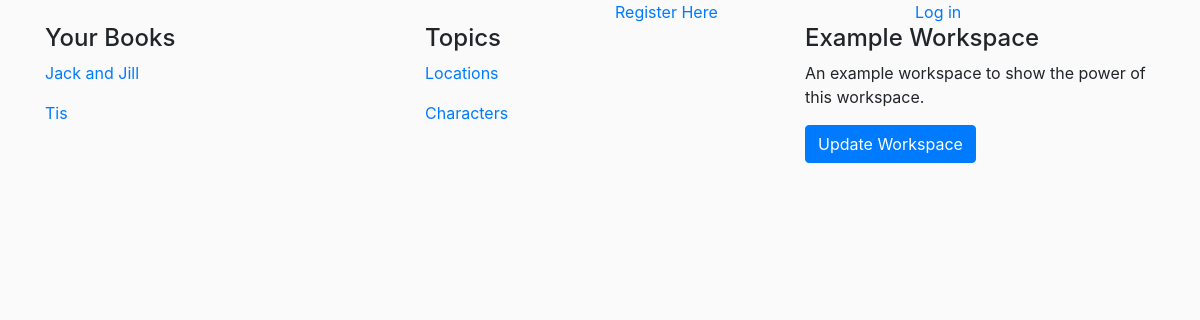
The page /workspaces/workspace/1/ on the database as committed earlier.
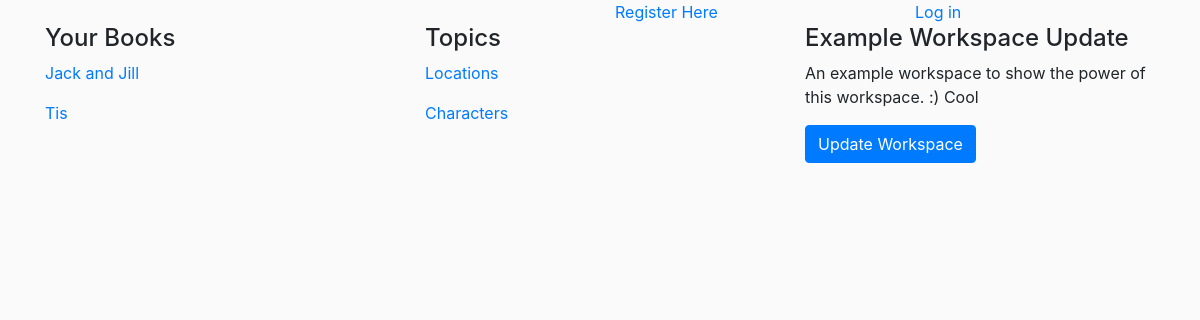
The same page on the database as committed later.
### working/models.py (models this page shows)
class Book(models.Model):
    workspace = models.ForeignKey(Workspace, related_name="books")
    title = models.CharField(max_length=200, blank=False)
    blurb = models.TextField(max_length=140, blank=True)
    def __str__(self):
        return self.title

class Topic(models.Model):
    workspace = models.ForeignKey(Workspace, related_name="topic")
    shorthand = models.CharField(max_length=3, blank=True)
    name = models.CharField(max_length=140, blank=False)
    blurb = models.TextField(max_length=140, blank=True)
    def __str__(self):
        return self.name

class Workspace(models.Model):
    publisheradmin = models.ForeignKey(User)
    name = models.CharField(max_length=140, blank=False)
    blurb = models.TextField(max_length=140, blank=True)
    def __str__(self):
        return self.name

### working/views.py (the view)
# urls.py: url(r'^workspace/(\d+)/$', workspace, name="workspace"),
def workspace(request, id):
    if request.method =="POST":
        ws = get_object_or_404(Workspace, pk=id)
        ws.name = request.POST.get('name')
        ws.blurb = request.POST.get('blurb')
        ws.save()
    content = get_object_or_404(Workspace, pk=id)
    wsform = WorkspaceForm(instance=content)
    form = BookForm()
    return render(request, "workspace.html", {"content":content, "form": form, "wsform": wsform})

### working/templates/workspace.html (shortened to what this page needs)
{% extends "base.html" %}
{% load bootstrap_tags %}
{% block content %}
<div class="container">
    <div class="row">
        <div class="col-sm-4">
            <h4>Your Books</h4>
            {% for book in content.books.all %}
            <a href="{% url 'book' content.id book.id %}"><p>{{ book }}</p></a>
            {% endfor %}
        </div>
        <div class="col-sm-4">
            <h4>Topics</h4>
            {% for t in content.topic.all %}
            <a href=""><p>{{ t }}</p></a>
            {% endfor %}
        </div>
        <div class="col-sm-4">
            <h4>{{ content }}</h4>
            <p>{{ content.blurb }}</p>
            <button type="button" class="btn btn-primary" data-toggle="modal" data-target="#exampleModal">
            Update Workspace
            </button>
        </div>
    </div>
</div>
{% endblock %}

### home/templates/base.html (shortened to what this page needs)
<!DOCTYPE html>
<html lang="en">
<head>
    <link rel="stylesheet" href="https://stackpath.bootstrapcdn.com/bootstrap/4.3.1/css/bootstrap.min.css">
    {% load static %}
    <link rel="stylesheet" href="{% static 'css/style.css' %}">
</head>
<body>
    <div class="container-fluid">
        <div class="row">
            <div class="col-sm-3">
            </div>
            <div class="col-sm-3">
            </div>
            <div class="col-sm-3">
                {% if user.is_authenticated %}
                {% else %}
                <a href="{% url 'register' %}">Register Here</a>
                {% endif %}
            </div>
            <div class="col-sm-3">
                {% if user.is_authenticated %}
                <a href="{% url 'logout' %}">
                <h4>Log Out</h4>
                </a>
                {% else %}
                <a href="{% url 'login' %}">Log in</a>
                {% endif %}
            </div>
        </div>
    </div>
    {% block content %}
    {% endblock %}
</body>
</html>

### static/css/style.css (style rules this page uses)
body { background-color: #fafafa; }

Rows that differ between the two databases and show on the page:
changed Workspace: name "Example Workspace" → "Example Workspace Update"; blurb "An example workspace to show the power of this workspace." → "An example workspace to show the power of this workspace. :) Cool"
